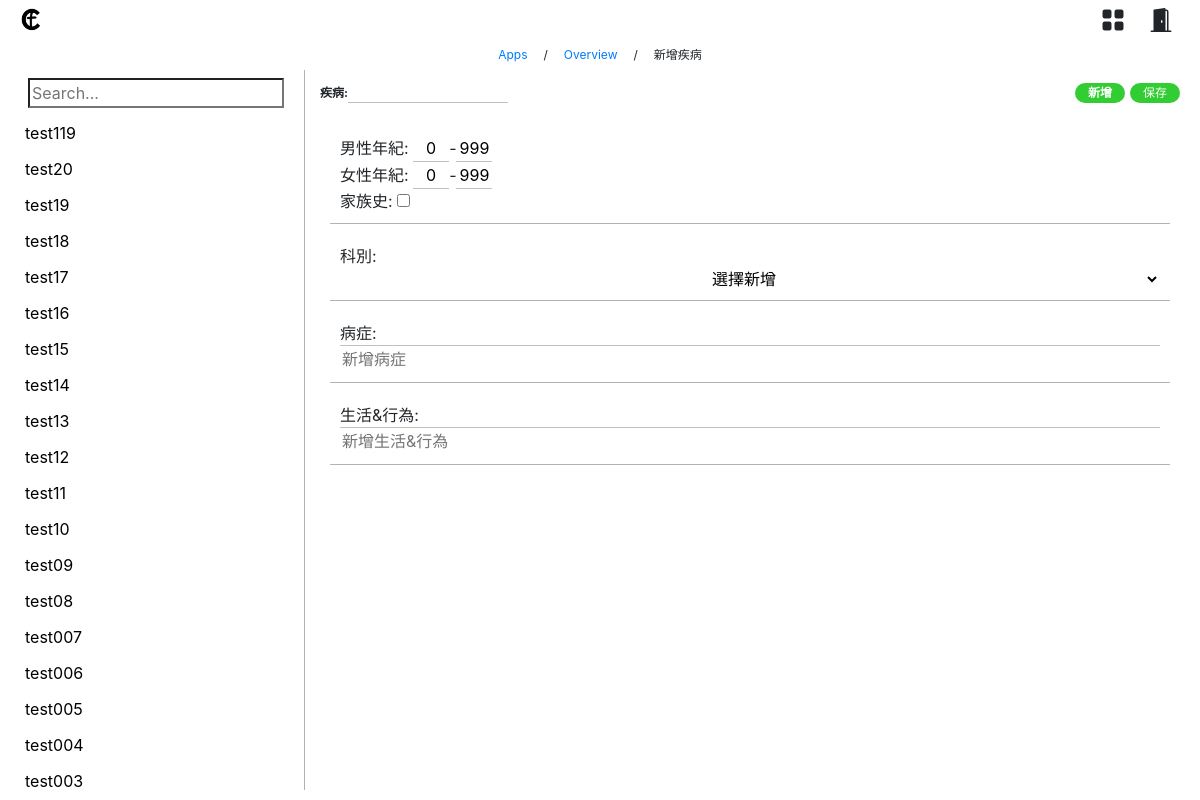
The app's page /disease/disease-overview/diseases-info/ (signed in) with its own data.
### disease/models.py (models this page shows, shortened)
class Disease(models.Model):
    chinese_name = models.CharField(max_length=100, unique=True)
    english_name = models.CharField(max_length=100, null=True)
    symptoms = models.ManyToManyField(Symptoms)
    bad_habits = models.ManyToManyField(BadHabits)
    created_date = models.DateTimeField(auto_now_add=True)
    male_age_max = models.IntegerField(default=999, null=True)
    male_age_min = models.IntegerField(default=0, null=True)
    female_age_max = models.IntegerField(default=999, null=True)
    female_age_min = models.IntegerField(default=0, null=True)
    clinic = models.ManyToManyField(Clinic)
    family_history = models.BooleanField(default=False)
    def __str__(self):
        return self.chinese_name  # Return the Chinese name when the object is referenced

### disease/views.py (the view)
# urls.py: path('disease-overview/diseases-info/', views.diseases_info, name='diseases_info'),
@user_passes_test(lambda u: u.is_staff or u.is_superuser)
def diseases_info(request, diseases_info_id=None):
    diseases = Disease.objects.order_by('-created_date')
    clinics = Clinic.objects.order_by('-created_date')
    try:
        current_disease = Disease.objects.get(id=diseases_info_id)
    except:
        return render(request, 'diseases_info.html', {'diseases': diseases, 'clinics': clinics})
    return render(request, 'diseases_info.html', {'diseases': diseases, 'clinics': clinics, 'current_disease': current_disease})

### disease/models.py (called while the page is built)
    def __str__(self):
        return self.chinese_name

### templates/diseases_info.html (shortened to what this page needs)
{% extends 'data_info_base.html' %}
{% load static %}
{% block loadcss %}
<link rel="stylesheet" href="{% static 'css/data_info_base.css' %}">
<link rel="stylesheet" href="{% static 'css/diseases_info.css' %}">
{% endblock %}
{% block board_title %}
<div class="row board-title">
    <a href="/apps">Apps</a>
    <a class="px-3">/</a>
    <a href="/disease/disease-overview/">Overview</a>
    <a class="px-3">/</a>
    {% if current_disease %}
    <a>current_disease</a>
    {% else %}
    <a>新增疾病</a>
    {% endif %}
</div>
{% endblock %}
{% block left_list %}
<ul>
    {% if current_disease %}
    {% for disease in diseases %}
    <li onclick="window.location.href='{% url 'disease_info' disease.id  %}'" {% if current_disease.id == disease.id %}style="background-color: #f2f2f2;"{% endif %}>
        {{ disease }}
    </li>
    {% endfor %}
    {% else %}
    {% for disease in diseases %}
    <li onclick="window.location.href='{% url 'disease_info' disease.id  %}'">
        {{ disease }}
    </li>
    {% endfor %}
    {% endif %}
{% endblock %}
{% block right_content %}
{% if current_disease %}
<form method="post" action="{% url 'add_disease' current_disease.id %}">
{% else %}
<form method="post" action="{% url 'add_diseases' %}">
{% endif %}
    <div class="">
        <div class="option-name">
            {% if current_disease %}
            <a>疾病: {{ current_disease }}<i class="bi bi-trash3" onclick="window.location.href='{% url 'delete_disease' current_disease.id  %}'"></i></a>
            <input type="hidden" name="chinese_name" value="{{ current_disease }}">
            {% else %}
            <a>疾病: <input type="text" name="chinese_name" required></a>
            {% endif %}
            <div class="multi-button" >
                <a class="add-button" href="{% url 'diseases_info' %}">新增</a>
                <button type="submit">保存</button>
            </div>
        </div>
        <div class="right-content">
            <div class="first-board">
                <div class="ages disease_sub">
                    <div>
                    男性年紀:
                    {% if current_disease %}
                    <input value={{current_disease.male_age_min}} type="number" name="male_age_min" required>-<input class="i-number" value={{current_disease.male_age_max}} type="number" name="male_age_max" required></td>
                    {% else %}
                    <input value=0 type="number" name="male_age_min" required>-<input class="i-number" value=999 type="number" name="male_age_max" required></td>
                    {% endif %}
                    </div>
                    <div>
                    女性年紀:
                    {% if current_disease %}
                    <input value={{current_disease.female_age_min}} type="number"name="female_age_min" required>-<input class="i-number" value={{current_disease.female_age_max}} type="number" name="female_age_max" required>
                    {% else %}
                    <input value=0 type="number"name="female_age_min" required>-<input class="i-number" value=999 type="number" name="female_age_max" required>
                    {% endif %}
                    </div>
                </div>
                <div class="family_history disease_sub">
                    家族史:
                    <input type="checkbox" name="family_history" {% if current_disease.family_history %}checked{% endif %}>
                </div>
            </div>
            <div class="second-board">
                <div class="remove-title">
                    <a>科別:</a>
                </div>
                <div class="clinics remove-content">
                    <div class="clinic-option">
                        <select id="clinic-option">
                            <option>選擇新增</option>
                        </select>
                    </div>
                </div>
            </div>
            <div class="second-board">
                <div class="remove-title">
                    <a>病症:</a>
                </div>
                <div class="symptoms remove-content">
                    <div class="add-symptom-input">
                      <input type="text" id="symptom-input" placeholder="新增病症">
                    </div>
                </div>
            </div>
            <div class="second-board">
                <div class="remove-title">
                    <a>生活&行為:</a>
                </div>
                <div class="bad-habits remove-content">
                    <div class="add-bad_habit-input">
                      <input type="text" id="bad_habit-input" placeholder="新增生活&行為">
                    </div>
                </div>
            </div>
        </div>
    </div>
</form>
{% endblock %}

### static/css/data_info_base.css (style rules this page uses)
.option-name { height: 45px; display: flex; align-items: center; justify-content: space-between; font-size: 12px; padding: 0px 10px 0px 10px; margin: 0px 10px; font-weight: bold; }
.option-name a { display: flex; align-items: center; }
.option-name input { border: none; border-bottom: 1px solid #C0C0C0; width: 160px; }
.left-list ul { list-style-type: none; padding: 0; margin: 0; }
.left-list li { cursor: pointer; text-overflow: ellipsis; white-space:nowrap; overflow:hidden; padding: 6px 30px 6px 10px; }
.board-title { align-items: center; justify-content: center; display: flex; padding: 0; margin: 0; height: 30px }
.board-title a { padding: 0; margin: 0; font-size: 12px }
.remove-content a, .remove-content select { border: 1px solid #00FA9A; }
.option-name button,.option-name .add-button { color: white; background-color: #32cd32; border: none; border-radius: 50px; width: 50px; text-align: center; text-justify: center; margin-left: 5px; display: flex; justify-content: center; }
.multi-button { display: flex; justify-content: center; }
.first-board, .second-board, .third-board { background-color: transparent; border-bottom: 1px solid rgb(105,105,105,0.5); padding: 10px 10px 10px 10px; margin: 10px 30px; }
.first-board input { background-color: transparent; border: none; border-bottom: 1px solid #C0C0C0; text-align: center; }
.second-board input, .third-board input, .second-board select { width: 100%; border: none; border-top: 1px solid #C0C0C0; }
.board select, board input { text-align: center; background-color: transparent; border: none; }
.add-symptom-input, .add-bad_habit-input, .clinic-option { display: flex; justify-content: center; }

### static/css/diseases_info.css (style rules this page uses)
.ages input { width: 36px; }

### records on screen
Disease: chinese_name "test119"
Disease: chinese_name "test20"
Disease: chinese_name "test19"
Disease: chinese_name "test18"
Disease: chinese_name "test17"
Disease: chinese_name "test16"
Disease: chinese_name "test15"
Disease: chinese_name "test14"
Disease: chinese_name "test13"
Disease: chinese_name "test12"
Disease: chinese_name "test11"
Disease: chinese_name "test10"
Disease: chinese_name "test09"
Disease: chinese_name "test08"
Disease: chinese_name "test007"
Disease: chinese_name "test006"
Disease: chinese_name "test005"
Disease: chinese_name "test004"
Disease: chinese_name "test003"
